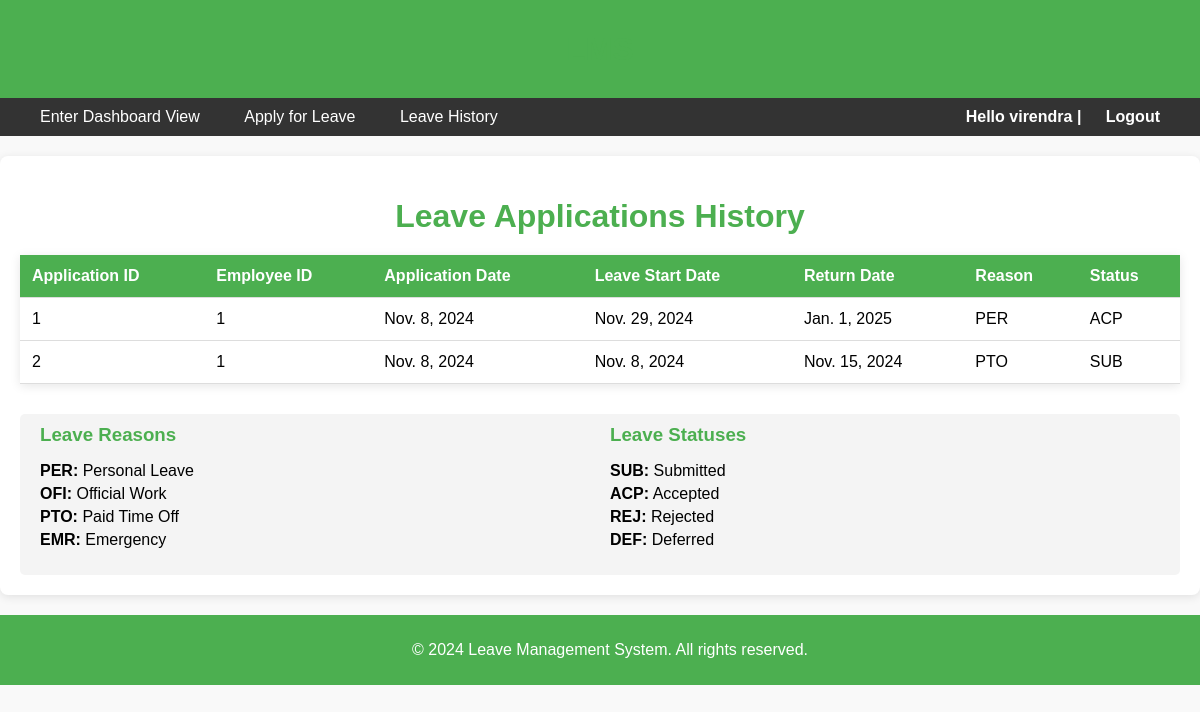
Page /history/ (signed in) on the committed database.
### LMSApp/models.py (models this page shows)
class Employee(models.Model):
    user = models.OneToOneField(User, on_delete=models.CASCADE, null=True)  # Add this line
    empid = models.IntegerField(unique=True) #max_length=8)
    name = models.CharField(max_length=200)
    email = models.EmailField(max_length=150)
    def __str__(self) -> str:
        return str(self.empid)

class LeaveApl(models.Model):
    aplid = models.AutoField(primary_key=True)
    empid = models.ForeignKey(Employee, on_delete=models.CASCADE)
    apl_date = models.DateField(auto_now_add=True)
    leaveDate = models.DateField()
    returnDate = models.DateField() #Return to office date
    reason = models.CharField(choices=[('PER', 'Personal Leave'), ('OFI', 'Official Work'), ('PTO', 'Paid Time Off'), ('EMR', 'Emergency')], max_length=3)
    status = models.CharField(choices=[('SUB', 'Submitted'), ('ACP', 'Accepted'), ('REJ', 'Rejected'), ('DEF', 'Deffered')], max_length=3, default='SUB')
    def extract(self):
        row = [
            self.aplid,
            self.empid,
            self.apl_date,
            self.leaveDate,
            self.returnDate,
            self.reason,
            self.status
        ]
        return row

### LMSApp/views.py (the view)
# urls.py: path("history/", views.history, name="history"),
@login_required
def history(request):
    leave_applications = LeaveApl.objects.filter(empid=request.user.employee)
    context = {
        "leave_applications": [application.extract() for application in leave_applications],
        'leave_types': leave_types,
        'leave_statuses': leave_statuses,
    }
    return render(request, "history.html", context)

### LMSApp/templates/history.html (shortened to what this page needs)
{% extends "base.html" %}
{% load static %}
{% block bodycontent %}
<h1>Leave Applications History</h1>
{% if leave_applications %}
<table>
    <thead>
        <tr>
            <th>Application ID</th>
            <th>Employee ID</th>
            <th>Application Date</th>
            <th>Leave Start Date</th>
            <th>Return Date</th>
            <th>Reason</th>
            <th>Status</th>
        </tr>
    </thead>
    <tbody>
        {% for app in leave_applications %}
        <tr>
            <td>{{ app.0 }}</td>
            <td>{{ app.1 }}</td>
            <td>{{ app.2 }}</td>
            <td>{{ app.3 }}</td>
            <td>{{ app.4 }}</td>
            <td>{{ app.5 }}</td>
            <td>{{ app.6 }}</td>
        </tr>
        {% endfor %}
    </tbody>
</table>
{% else %}
<p class="no-applications">No leave applications found.</p>
{% endif %}
<div class="legend">
    <div class="legend-column">
        <h3>Leave Reasons</h3>
        <ul>
            <li><strong>PER:</strong> Personal Leave</li>
            <li><strong>OFI:</strong> Official Work</li>
            <li><strong>PTO:</strong> Paid Time Off</li>
            <li><strong>EMR:</strong> Emergency</li>
        </ul>
    </div>
    <div class="legend-column">
        <h3>Leave Statuses</h3>
        <ul>
            <li><strong>SUB:</strong> Submitted</li>
            <li><strong>ACP:</strong> Accepted</li>
            <li><strong>REJ:</strong> Rejected</li>
            <li><strong>DEF:</strong> Deferred</li>
        </ul>
    </div>
</div>
{% endblock %}

### LMSApp/templates/base.html (shortened to what this page needs)
{% load static %}
<!DOCTYPE html>
<html lang="en">
<head>
</head>
<body>
    <header>
        <a href="{% url 'home' %}" style="color: white; text-decoration: none;" aria-label="Home">
            <h1>LMS</h1>
        </a>
    </header>
    <nav role="navigation">
        <div>
            {% if user.is_authenticated and not user.is_superuser %}
            <a href="/dash">Enter Dashboard View</a>
            <a href="/apply">Apply for Leave</a>
            {% endif %}
            {% if user.is_authenticated and not user.is_superuser %}
            <a href="/history">Leave History</a>
            {% endif %}
        </div>
        <div class="greeting">
            {% if user.is_authenticated %}
            Hello {{ user.username }} | <a href="{% url 'logout' %}" style="color: white;">Logout</a>
            {% else %}
            <a href="{% url 'login' %}" style="color: white;">Log in</a>
            {% endif %}
        </div>
    </nav>
    <div class="container">
        {% block bodycontent %}{% endblock %}
    </div>
    <footer>
        <p>&copy; 2024 Leave Management System. All rights reserved.</p>
    </footer>
</body>
</html>

### LMSApp/templates/history.html (style rules this page uses)
h1 { color: #4CAF50; text-align: center; margin-bottom: 20px; }
table { width: 100%; border-collapse: collapse; margin: 20px 0; background-color: #fff; box-shadow: 0 2px 10px rgba(0, 0, 0, 0.1); }
th, td { padding: 12px; text-align: left; border-bottom: 1px solid #ddd; }
th { background-color: #4CAF50; color: white; }
.legend { margin-top: 30px; padding: 10px; background-color: #f4f4f4; border-radius: 5px; display: flex; justify-content: space-between; }
.legend-column { flex: 1; margin: 0 10px; }
.legend h3 { margin: 0 0 10px; color: #4CAF50; }
.legend ul { list-style-type: none; padding: 0; }
.legend li { margin: 5px 0; }

### LMSApp/templates/base.html (style rules this page uses)
body { font-family: Arial, sans-serif; margin: 0; padding: 0; background-color: #f9f9f9; }
header { background-color: #4CAF50; color: white; padding: 10px 20px; text-align: center; }
nav { display: flex; justify-content: space-between; align-items: center; background-color: #333; padding: 10px 20px; }
nav a { color: white; padding: 14px 20px; text-decoration: none; text-align: center; }
.greeting { color: white; font-weight: bold; }
.container { margin: 20px auto; padding: 20px; max-width: 1200px; background-color: white; border-radius: 8px; box-shadow: 0 2px 10px rgba(0, 0, 0, 0.1); }
footer { text-align: center; padding: 10px; background-color: #4CAF50; color: white; position: relative; bottom: 0%; width: 100%; margin-top: 20px; }

### rows in the picture
Employee: app "1", empid "1", apl_date "Nov. 8, 2024", leaveDate "Nov. 29, 2024", returnDate "Jan. 1, 2025", reason "PER", status "ACP", user "2", leaveDate "Nov. 8, 2024", returnDate "Nov. 15, 2024", reason "PTO", status "SUB"

### other values in the picture
{{ user.username }} "virendra"
